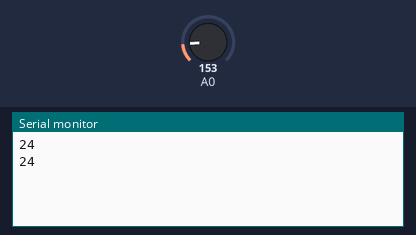
Recording of a sketch running on a simulated Arduino Uno, built with avr-gcc and run on an emulated ATmega328P. Parts: the last lines printed to the serial monitor. The test bench sets the inputs (shaded band); at power-on: A0 = 153.

Above: at 1.8 s.
1.9 s: A0 set to 165
At 2.8 s:
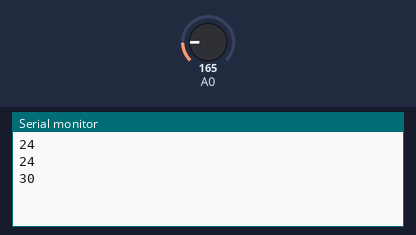
3.4 s: A0 set to 175
At 4.8 s:
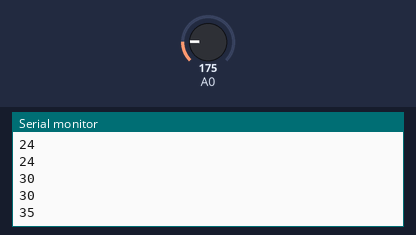
Timing chart, 0 to 6.4 s (numbered marks = the images above; inputs shaded):
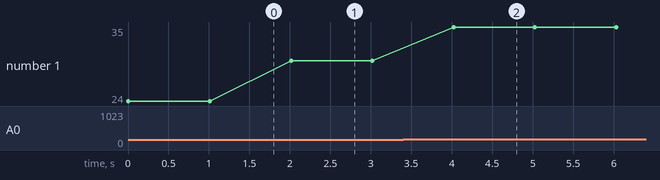

The sketch:

nithub_task_2_sende_code.ino
```cpp
// C++ code
//
#include <SoftwareSerial.h>

SoftwareSerial mySerial(3,5);
// RX, TX pins (use any GPIOs except 0, 1)
int celsius = 0;
void setup()
{
  pinMode(A0, INPUT);
  mySerial.begin(9600);
  Serial.begin(9600);

}

void loop()
{
  celsius = map(((analogRead(A0) - 20) * 3.03), 0, 1023, -40, 125);
  // Maximum value from TMP36 sensor is 358 and minimum is 20
  // subtract 20 to reduce minimum to zero
  // maximum becomes 338, 1024/338 = 3.026
  // map() maps minimum value of 0 to -40 and max value of 1023 to 125
  mySerial.println(celsius);
  Serial.println(celsius);


  delay(1000); // Wait for 1000 millisecond(s)
}
```

Measured:
- after the input at 1.9 s, the serial monitor: prints a new line after 0.11 s (image 1)
- after the input at 3.4 s, the serial monitor: prints a new line after 0.62 s (image 2)
- plotted number 1: 24 → 30 after the input at 1.9 s, 30 → 35 after the input at 3.4 s
